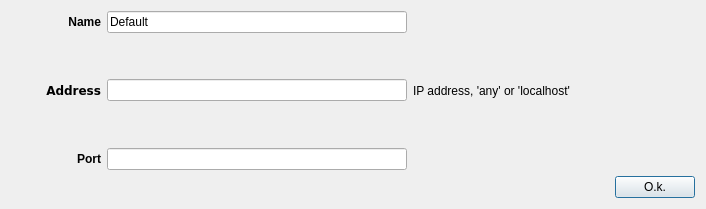
<?xml version="1.0" encoding="UTF-8"?>
<ui version="4.0">
 <class>UdpSourceDialog</class>
 <widget class="QDialog" name="UdpSourceDialog">
  <property name="geometry">
   <rect>
    <x>0</x>
    <y>0</y>
    <width>706</width>
    <height>209</height>
   </rect>
  </property>
  <property name="sizePolicy">
   <sizepolicy hsizetype="Preferred" vsizetype="Minimum">
    <horstretch>0</horstretch>
    <verstretch>0</verstretch>
   </sizepolicy>
  </property>
  <property name="windowTitle">
   <string>Dialog</string>
  </property>
  <layout class="QVBoxLayout" name="verticalLayout">
   <item>
    <layout class="QHBoxLayout" name="iconLayout"/>
   </item>
   <item>
    <layout class="QHBoxLayout" name="horizontalLayout_2">
     <item>
      <widget class="QLabel" name="label_2">
       <property name="sizePolicy">
        <sizepolicy hsizetype="Fixed" vsizetype="Preferred">
         <horstretch>0</horstretch>
         <verstretch>0</verstretch>
        </sizepolicy>
       </property>
       <property name="minimumSize">
        <size>
         <width>90</width>
         <height>0</height>
        </size>
       </property>
       <property name="font">
        <font>
         <weight>75</weight>
         <bold>true</bold>
        </font>
       </property>
       <property name="text">
        <string>Name</string>
       </property>
       <property name="alignment">
        <set>Qt::AlignRight|Qt::AlignTrailing|Qt::AlignVCenter</set>
       </property>
      </widget>
     </item>
     <item>
      <widget class="QLineEdit" name="name">
       <property name="minimumSize">
        <size>
         <width>300</width>
         <height>0</height>
        </size>
       </property>
       <property name="text">
        <string>Default</string>
       </property>
      </widget>
     </item>
     <item>
      <spacer name="horizontalSpacer_2">
       <property name="orientation">
        <enum>Qt::Horizontal</enum>
       </property>
       <property name="sizeHint" stdset="0">
        <size>
         <width>40</width>
         <height>20</height>
        </size>
       </property>
      </spacer>
     </item>
    </layout>
   </item>
   <item>
    <layout class="QHBoxLayout" name="horizontalLayout_4">
     <item>
      <widget class="QLabel" name="labelAddress">
       <property name="minimumSize">
        <size>
         <width>90</width>
         <height>0</height>
        </size>
       </property>
       <property name="font">
        <font>
         <family>DejaVu Sans</family>
         <weight>75</weight>
         <bold>true</bold>
        </font>
       </property>
       <property name="text">
        <string>Address</string>
       </property>
       <property name="alignment">
        <set>Qt::AlignRight|Qt::AlignTrailing|Qt::AlignVCenter</set>
       </property>
       <property name="indent">
        <number>-2</number>
       </property>
      </widget>
     </item>
     <item>
      <widget class="QLineEdit" name="address">
       <property name="minimumSize">
        <size>
         <width>300</width>
         <height>0</height>
        </size>
       </property>
      </widget>
     </item>
     <item>
      <widget class="QLabel" name="label">
       <property name="maximumSize">
        <size>
         <width>200</width>
         <height>16777215</height>
        </size>
       </property>
       <property name="text">
        <string>IP address, 'any' or 'localhost'</string>
       </property>
      </widget>
     </item>
     <item>
      <spacer name="horizontalSpacer_4">
       <property name="orientation">
        <enum>Qt::Horizontal</enum>
       </property>
       <property name="sizeHint" stdset="0">
        <size>
         <width>40</width>
         <height>20</height>
        </size>
       </property>
      </spacer>
     </item>
    </layout>
   </item>
   <item>
    <layout class="QHBoxLayout" name="horizontalLayout_3">
     <item>
      <widget class="QLabel" name="labelPort">
       <property name="minimumSize">
        <size>
         <width>90</width>
         <height>0</height>
        </size>
       </property>
       <property name="font">
        <font>
         <weight>75</weight>
         <bold>true</bold>
        </font>
       </property>
       <property name="text">
        <string>Port</string>
       </property>
       <property name="alignment">
        <set>Qt::AlignRight|Qt::AlignTrailing|Qt::AlignVCenter</set>
       </property>
      </widget>
     </item>
     <item>
      <widget class="QLineEdit" name="port">
       <property name="minimumSize">
        <size>
         <width>300</width>
         <height>0</height>
        </size>
       </property>
      </widget>
     </item>
     <item>
      <spacer name="horizontalSpacer_3">
       <property name="orientation">
        <enum>Qt::Horizontal</enum>
       </property>
       <property name="sizeHint" stdset="0">
        <size>
         <width>40</width>
         <height>20</height>
        </size>
       </property>
      </spacer>
     </item>
    </layout>
   </item>
   <item>
    <layout class="QHBoxLayout" name="horizontalLayout">
     <item>
      <spacer name="horizontalSpacer">
       <property name="orientation">
        <enum>Qt::Horizontal</enum>
       </property>
       <property name="sizeHint" stdset="0">
        <size>
         <width>40</width>
         <height>20</height>
        </size>
       </property>
      </spacer>
     </item>
     <item>
      <widget class="QPushButton" name="pushButtonOk">
       <property name="text">
        <string>O.k.</string>
       </property>
      </widget>
     </item>
    </layout>
   </item>
  </layout>
 </widget>
 <resources/>
 <connections/>
</ui>
